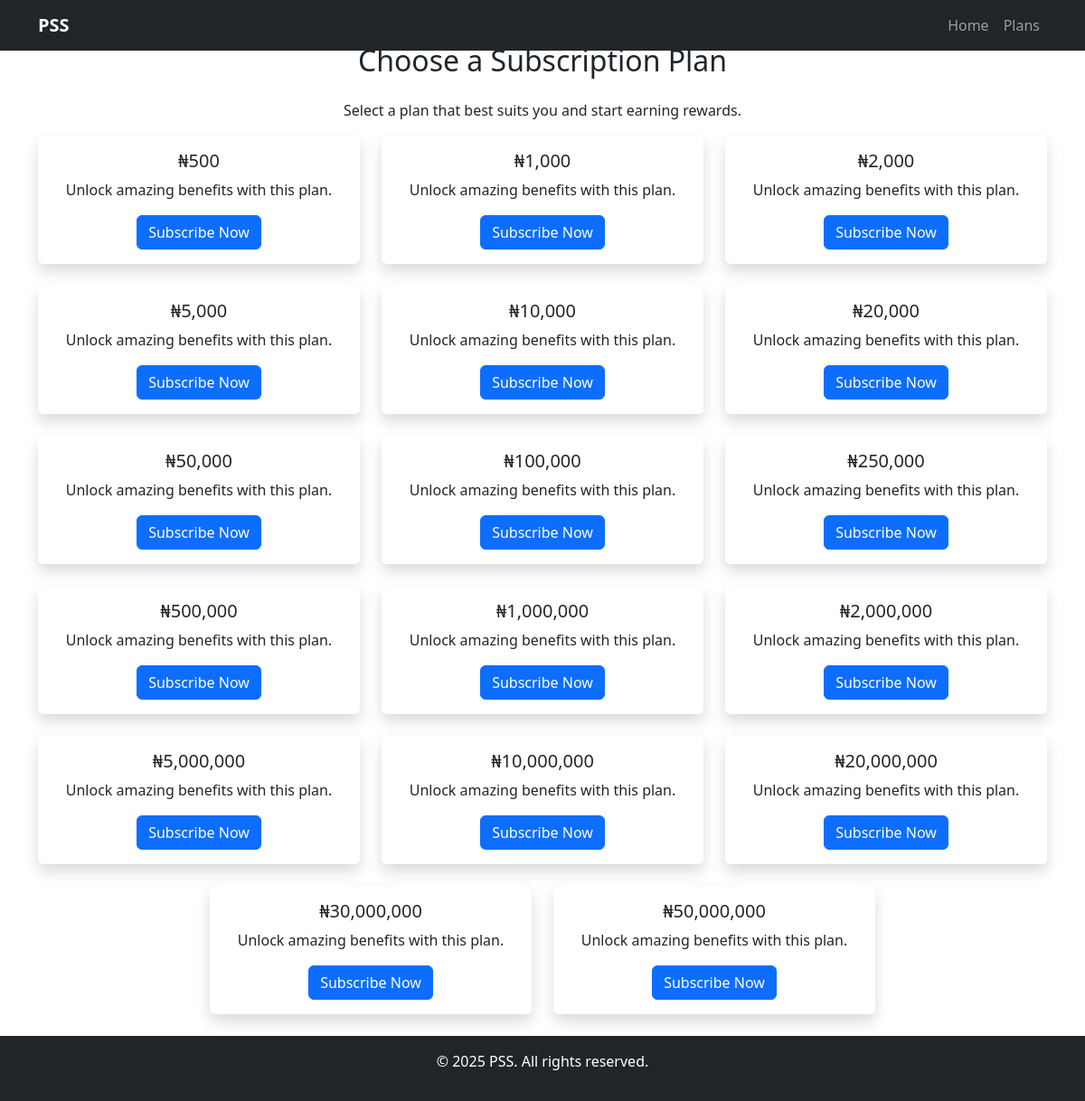
The app's page /plans with its own data.
### models.py (models this page shows, shortened)
class Package(db.Model):
    __tablename__ = 'packages'
    id = db.Column(db.Integer, primary_key=True, autoincrement=True)
    name = db.Column(db.String(50), nullable=False)
    amount = db.Column(db.Integer, nullable=False)
    category = db.Column(db.String(20), nullable=False)  # Starter, Growth, Premium
    level = db.Column(db.Integer, nullable=False, unique=True)  # Helps with package hierarchy

### app.py (the view)
@app.route('/plans')
def plans():
    plans_list = Package.query.order_by(Package.amount.asc()).all()
    return render_template('plans.html', plans=plans_list)

### templates/plans.html (shortened to what this page needs)
{% extends "index_base.html" %}
{% block content %}
<nav class="navbar navbar-expand-lg navbar-dark bg-dark fixed-top">
    <div class="container">
        <a class="navbar-brand fw-bold" href="#">PSS</a>
        <div class="collapse navbar-collapse" id="navbarNav">
            <ul class="navbar-nav ms-auto">
                <li class="nav-item"><a class="nav-link" href="{{ url_for('index') }}">Home</a></li>
                <li class="nav-item">
                    <a class="nav-link" href="{{ url_for('plans') }}">Plans</a>
                </li>
            </ul>
        </div>
    </div>
</nav>
<div class="container text-center mt-5">
    <h2 class="mb-4">Choose a Subscription Plan</h2>
    <p>Select a plan that best suits you and start earning rewards.</p>
    <div class="row justify-content-center">
        {% for plan in plans %}
        <div class="col-md-4 col-sm-6 mb-4">
            <div class="card shadow border-0">
                <div class="card-body">
                    <h5 class="card-title">₦{{ "{:,.0f}".format(plan.amount) }}</h5>
                    <p class="card-text">Unlock amazing benefits with this plan.</p>
                    <a href="{{ url_for('deposit', amount=plan.amount) }}" class="btn btn-primary">Subscribe Now</a>
                </div>
            </div>
        </div>
        {% endfor %}
    </div>
</div>
{% endblock %}

### templates/index_base.html (shortened to what this page needs)
<!DOCTYPE html>
<html lang="en">
<head>
    <link rel="stylesheet" href="{{ url_for('static', filename='css/index.css') }}">
    <link rel="stylesheet" href="https://cdn.jsdelivr.net/npm/bootstrap@5.3.0/dist/css/bootstrap.min.css">
</head>
<body>
    {% block content %}{% endblock %}
    <footer class="footer bg-dark text-white text-center py-3">
        <p>&copy; 2025 PSS. All rights reserved.</p>
    </footer>
</body>
</html>

### static/css/index.css (style rules this page uses)
body { font-family: 'Poppins', sans-serif; }
.navbar { transition: all 0.3s; }
.footer { background: #222; color: #fff; }

### records on screen
Package: amount "500"
Package: amount "1,000"
Package: amount "2,000"
Package: amount "5,000"
Package: amount "10,000"
Package: amount "20,000"
Package: amount "50,000"
Package: amount "100,000"
Package: amount "250,000"
Package: amount "500,000"
Package: amount "1,000,000"
Package: amount "2,000,000"
Package: amount "5,000,000"
Package: amount "10,000,000"
Package: amount "20,000,000"
Package: amount "30,000,000"
Package: amount "50,000,000"
